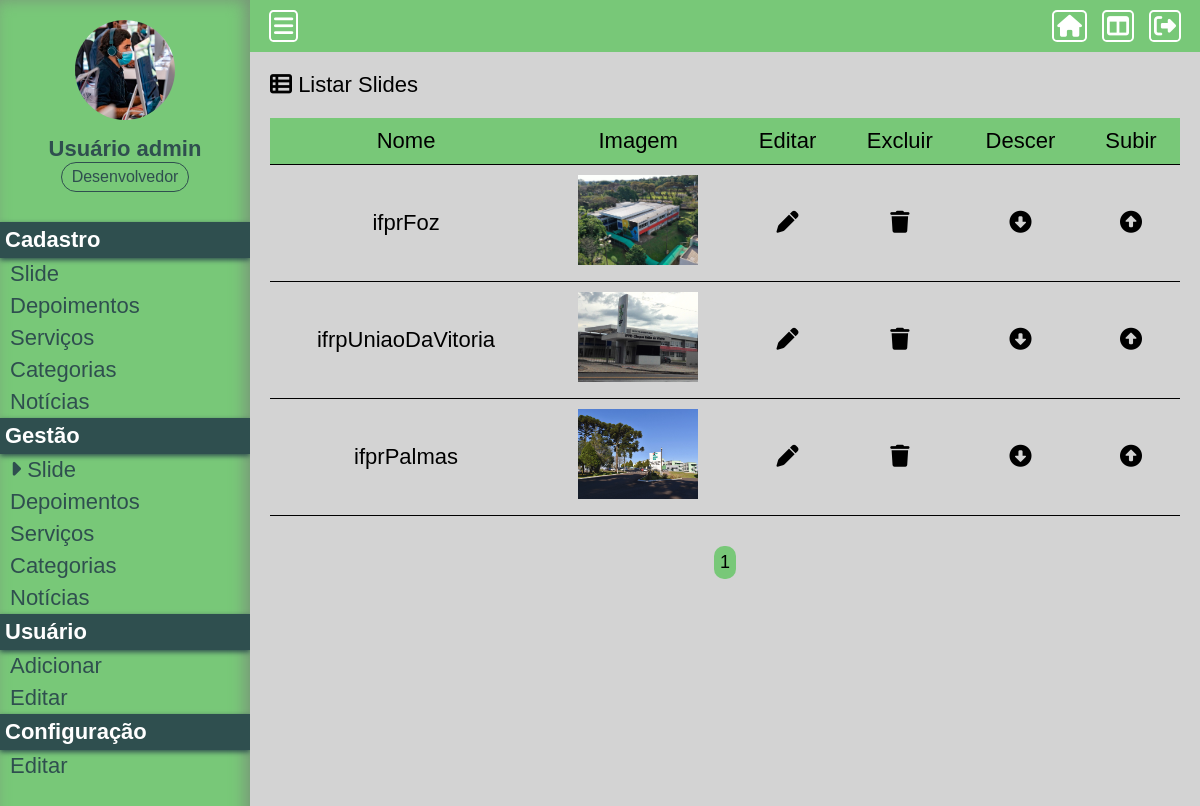
Page /Projeto01/painel/gerir-slide (signed in) on the earlier database version.
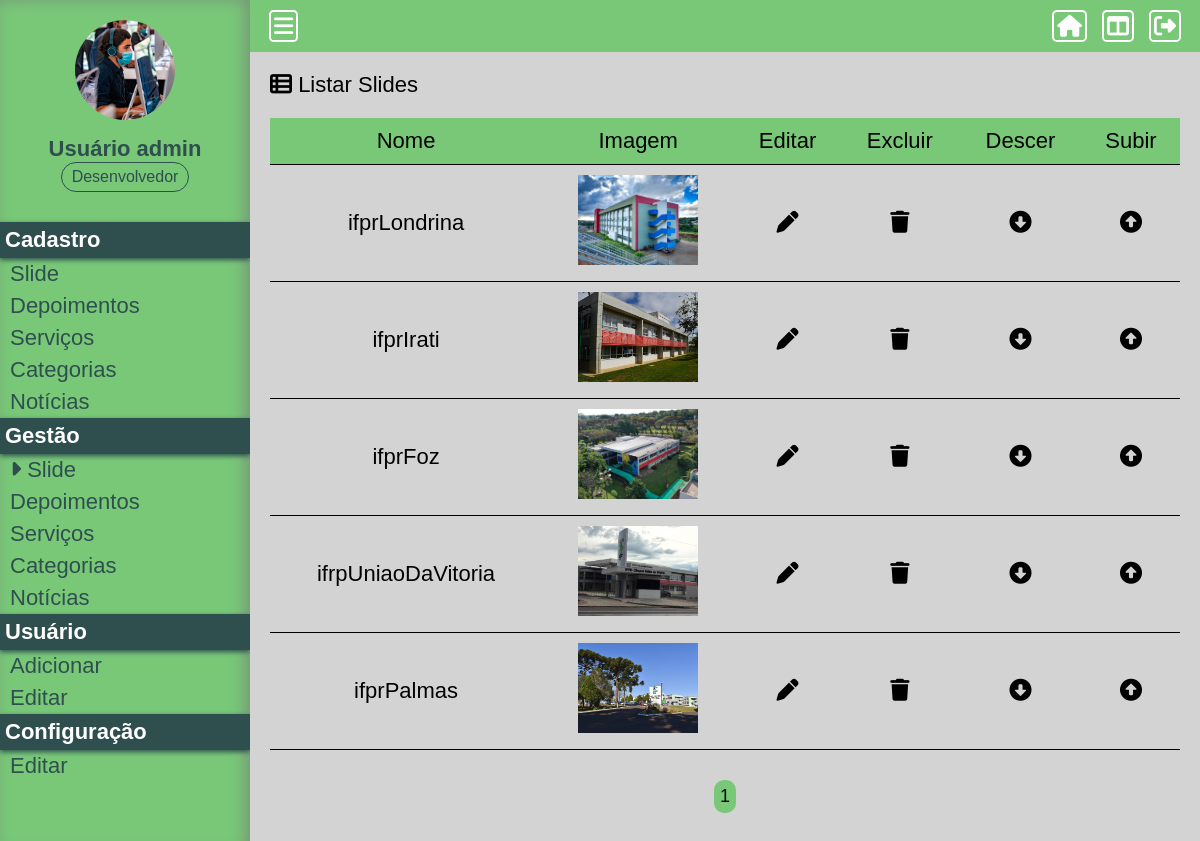
Same page on the later database version.
### Projeto01/assets/classes/MySql.php (called while the page is built)
<?php
    class MySql {
        private static $pdo;
        public static function conectar() {
            if(self::$pdo == null) {
                try {
                    self::$pdo = new PDO('mysql:host='.HOST.';dbname='.DATABASE, USER, PASSWORD, array(PDO::MYSQL_ATTR_INIT_COMMAND => "SET NAMES utf8"));
                    self::$pdo -> setAttribute(PDO::ATTR_ERRMODE, PDO::ERRMODE_EXCEPTION);
                } catch(\Throwable $th) {
                    echo '<h4>Não foi possível realizar a conexão com o banco de dados</h4>';
                }
            }
            return self::$pdo;
        }
    }
?>

### Projeto01/painel/pages/gerir-slide.php (the view, shortened to what this page needs)
<?php
	$paginaAtual = isset($_GET['pagina']) ? (int) $_GET['pagina'] : 1;
	$porPagina = 5;
	$slides = Painel::getAll(TABELA_SLIDES, (($paginaAtual - 1)*$porPagina), $porPagina);
?>
<div class="box-content">
	<h2><i class="fa-solid fa-table-list"></i> Listar Slides</h2>
	<div class="wraper-table">
		<table>
			<tr>
				<td>Nome</td>
				<td>Imagem</td>
				<td>Editar</td>
				<td>Excluir</td>
				<td>Descer</td>
				<td>Subir</td>
			</tr>
			<?php foreach($slides as $key => $value) {?>
			<tr>
				<td><?php echo $value['nome']?></td>
				<td><img class="img-gerir-slide" src="<?php echo INCLUDE_PATH_PAINEL.'uploads/'.$value['slide'];?>" alt="<?php echo $value['slide'];?>"></td>
				<td><a href="<?php echo INCLUDE_PATH_PAINEL ?>editar-slide?id=<?php echo $value['id'];?>" class="edit"><i class="fa-solid fa-pen"></i></a></td>
				<td><a actionBtn="delete" href="<?php echo INCLUDE_PATH_PAINEL ?>gerir-slide?excluir=<?php echo $value['id'];?>" class="delete"><i class="fa-solid fa-trash"></i></a></td>
				<td><a href="<?php echo INCLUDE_PATH_PAINEL;?>gerir-slide?order=up&id=<?php echo $value['id'];?>" class="order-down"><i class="fa-solid fa-circle-down"></i></a></td>
				<td><a href="<?php echo INCLUDE_PATH_PAINEL;?>gerir-slide?order=down&id=<?php echo $value['id'];?>" class="order-up"><i class="fa-solid fa-circle-up"></i></a></td>
			</tr>
			<?php }?>
		</table>
	</div>
	<div class="paginacao">
		<?php
		$totalPaginas = ceil(count(Painel::getAll(TABELA_SLIDES)) / $porPagina);
		for($i = 1; $i <= $totalPaginas; $i++) {
			if($i == $paginaAtual)
				echo '<a href="'.INCLUDE_PATH_PAINEL.'gerir-slide?pagina='.$i.'" class="page-selected">'.$i.'</a>';
			else
				echo '<a href="'.INCLUDE_PATH_PAINEL.'gerir-slide?pagina='.$i.'">'.$i.'</a>';
		}
		?>
	</div>
</div>

### Projeto01/painel/index.php
<?php
    include('../config.php');
    if(Painel::logado() == false) {
        include('login.php');
    } else {
        include('main.php');
    }
?>

### Projeto01/painel/main.php (shortened to what this page needs)
<!DOCTYPE html>
<html lang="en">
<head>
	<link rel="stylesheet" href="https://cdnjs.cloudflare.com/ajax/libs/font-awesome/6.6.0/css/all.min.css"
 />
	<link rel="stylesheet" href="<?php echo INCLUDE_PATH_PAINEL;?>css/style.css">
</head>
<body>
	<aside>
		<div class="box-usuario">
			<?php if($_SESSION['img'] == '') { ?>
			<div class="avatar-usuario">
				<a href="<?php echo INCLUDE_PATH_PAINEL;?>perfil">
					<i class="fa-solid fa-user"></i>
				</a>
			</div>
			<?php }else { ?>
			<div class="imagem-usuario">
				<a href="<?php echo INCLUDE_PATH_PAINEL;?>perfil">
					<img src="<?php echo INCLUDE_PATH_PAINEL;?>uploads/<?php echo $_SESSION['img'];?>">
				</a>
			</div>
			<?php } ?>
			<div class="nome-usuario">
				<h2><?php echo $_SESSION['nome']?></h2>
				<p><?php echo Painel::pegaCargo($_SESSION['cargo']);?></p>
			</div>
		</div>
		<div class="items-menu">
			<h2 <?php verificaPermissaoMenu(2)?>>Cadastro</h2>
			<a <?php verificaPermissaoMenu(2)?> href="<?php echo INCLUDE_PATH_PAINEL;?>cadastrar-slide"><?php selecionarMenu('cadastrar-slide')?> Slide</a>
			<a <?php verificaPermissaoMenu(2)?> href="<?php echo INCLUDE_PATH_PAINEL;?>cadastrar-depoimento"><?php selecionarMenu('cadastrar-depoimento')?> Depoimentos</a>
			<a <?php verificaPermissaoMenu(2)?> href="<?php echo INCLUDE_PATH_PAINEL;?>cadastrar-servico"><?php selecionarMenu('cadastrar-servico')?> Serviços</a>
			<a <?php verificaPermissaoMenu(2)?> href="<?php echo INCLUDE_PATH_PAINEL;?>cadastrar-categoria"><?php selecionarMenu('cadastrar-categoria')?> Categorias</a>
			<a <?php verificaPermissaoMenu(2)?> href="<?php echo INCLUDE_PATH_PAINEL;?>cadastrar-noticia"><?php selecionarMenu('cadastrar-noticia')?> Notícias</a>
			<h2 <?php verificaPermissaoMenu(2)?>>Gestão</h2>
			<a <?php verificaPermissaoMenu(2)?> href="<?php echo INCLUDE_PATH_PAINEL;?>gerir-slide"><?php selecionarMenu('gerir-slide')?> Slide</a>
			<a <?php verificaPermissaoMenu(2)?> href="<?php echo INCLUDE_PATH_PAINEL;?>gerir-depoimento"><?php selecionarMenu('gerir-depoimento')?> Depoimentos</a>
			<a <?php verificaPermissaoMenu(2)?> href="<?php echo INCLUDE_PATH_PAINEL;?>gerir-servico"><?php selecionarMenu('gerir-servico')?> Serviços</a>
			<a <?php verificaPermissaoMenu(2)?> href="<?php echo INCLUDE_PATH_PAINEL;?>gerir-categoria"><?php selecionarMenu('gerir-categoria')?> Categorias</a>
			<a <?php verificaPermissaoMenu(2)?> href="<?php echo INCLUDE_PATH_PAINEL;?>gerir-noticia"><?php selecionarMenu('gerir-noticia')?> Notícias</a>
			<h2>Usuário</h2>
			<a <?php verificaPermissaoMenu(2)?> href="<?php echo INCLUDE_PATH_PAINEL;?>adicionar-usuario"><?php selecionarMenu('adicionar-usuario')?> Adicionar</a>
			<a href="<?php echo INCLUDE_PATH_PAINEL;?>editar-usuario"><?php selecionarMenu('editar-usuario')?> Editar</a>
			<h2 <?php verificaPermissaoMenu(3)?>>Configuração</h2>
			<a <?php verificaPermissaoMenu(3)?> href="<?php echo INCLUDE_PATH_PAINEL;?>editar-configuracao"><?php selecionarMenu('editar-configuracao')?> Editar</a>
		</div>
	</aside>
	<header>
		<div class="center">
			<div class="menu-btn header-button">
				<i class="fa-solid fa-bars"></i>
			</div>
		</div>
		<div class="center">
			<div class="logout header-button">
				<a href="<?php echo INCLUDE_PATH_PAINEL;?>?logout">
					<i class="fa-solid fa-right-from-bracket"></i>
				</a>
			</div>
			<div class="home-btn header-button" <?php verificaPermissaoMenu(1)?>>
				<a href="<?php echo INCLUDE_PATH_PAINEL;?>">
					<i class="fa-solid fa-table-columns"></i>
				</a>
			</div>
			<div class="home-page-btn header-button">
				<a href="<?php echo INCLUDE_PATH;?>">
					<i class="fa-solid fa-house"></i>
				</a>
			</div>
		</div>
	</header>
	<div class="content">
		<?php
			Painel::loadPage();
		?>
	</div>
</body>
</html>

### Projeto01/config.php (shortened to what this page needs)
<?php
	function selecionarMenu($menuItem) {
		$url = explode('/',@$_GET['url'])[0];
		if($url == $menuItem) {
			echo '<i class="fa-solid fa-caret-right"></i>';
		}
	}
	function verificaPermissaoMenu($permissao) {
		if($_SESSION['cargo'] >= $permissao) {
			return true;
	   }else {
			echo 'style="display:none"';
	   }
	}
?>

### Projeto01/assets/classes/Painel.php (shortened to what this page needs)
<?php
	class Painel {
		public static $cargos = [
			'0' => 'Usuário',
			'1' => 'Funcionário',
			'2' => 'Gerente',
			'3' => 'CEO',
			'4' => 'Desenvolvedor'
		];
		public static function pegaCargo($cargo) {
			return Painel::$cargos[$cargo];
		}
		public static function logado() {
			return isset($_SESSION['login']) ? true : false;
		}
		public static function loadPage() {
			if(isset($_GET['url'])) {
				$url = explode('/', $_GET['url']);
				if(file_exists('pages/'.$url[0].'.php')) {
					include('pages/'.$url[0].'.php');
				} else {
					header('Location: '.INCLUDE_PATH_PAINEL);
				}
			} else {
				if($_SESSION['cargo'] == 0) {
					include('pages/perfil.php');
				}else {
					include('pages/home.php');
				}
			}
		}
		public static function getAll($tabela, $start = null, $end = null) {
			if($start === null || $end === null) {
				$sql = MySql::conectar()->prepare("SELECT * FROM `$tabela` ORDER BY order_id DESC;");
				$sql->execute();
			}else {
				$sql = MySql::conectar()->prepare("SELECT * FROM `$tabela` ORDER BY order_id DESC LIMIT $start, $end;");
				$sql->execute();
			}
			return $sql->fetchAll();
		}
	}
?>

### Projeto01/painel/css/style.css (style rules this page uses)
* { margin: 0; padding: 0; box-sizing: border-box; font-size: 22px; font-family: sans-serif; }
html, body { height: 100%; background-color: lightgrey; }
.center { margin: 0 auto; padding: 0 2%; }
aside { left: 0; top: 0; position: fixed; padding-top: 20px; overflow-y: auto; height: 100%; width: 250px; background-color: rgb(120, 200, 120); box-shadow: -5px 0px 15px rgb(120, 150, 120) inset; }
div.box-usuario { text-align: center; }
.imagem-usuario { display: inline-block; width: 100px; height: 100px; position: relative; }
.imagem-usuario img { position: absolute; left: 0; top: 0; width: 100%; height: 100%; border-radius: 50%; object-fit: cover; }
.nome-usuario { margin: 10px 0; color: darkslategray; }
.nome-usuario p { display: inline-block; font-size: 16px; border: 0.5px solid darkslategray; padding: 5px 10px; border-radius: 50px; }
header { position: relative; left: 250px; padding: 10px 0; background-color: rgb(120, 200, 120); width: calc(100% - 250px); }
.logout { float: right; }
.logout a { color: white; font: 20px; }
.menu-btn { float: left; cursor: pointer; color: white; }
.home-btn { float: right; }
.home-btn a { color: white; font: 20px; margin-right: 15px; }
.home-page-btn { float: right; }
.home-page-btn a { color: white; font: 20px; margin-right: 15px; }
.header-button i { border: 2px solid white; border-radius: 15%; padding: 3px; }
.content { width: calc(100% - 250px); left: 250px; position: relative; min-height: 100vh; background-color: lightgray; }
.box-content { padding: 20px; }
.box-content h2 { font-weight: 300; font: 22px; }
.items-menu { margin-top: 30px; }
.items-menu h2 { text-align: left; padding: 5px; color: white; background-color: darkslategray; box-shadow: 0px 2px 5px darkslategray; }
.items-menu a { display: block; padding: 3px 10px; text-decoration: none; color: darkslategray; transition: all 0.2s ease; }
table { margin: 20px 0; width: 100%; border-collapse: collapse; text-align: center; }
table tr:nth-of-type(1) { background-color: rgb(120, 200, 120); }
table tr { border-bottom: 1px solid black; }
table td { padding: 10px; }
.edit, .delete, .order-up, .order-down { color: black; padding: 10px; }
.paginacao { margin: 10px 0; text-align: center;; }
.paginacao a { font-size: 18px; margin: 0 5px; display: inline-block; padding: 6px; border-radius: 10px; background-color: lightsteelblue; text-decoration: none; color: black; }
.paginacao a.page-selected { background-color: rgb(120, 200, 120); }
.wraper-table { overflow: auto; }
.img-gerir-slide { height: 90px; width: 120px; margin: 0; padding: 0; object-fit: cover; }

Differences in the rows shown:
added tb_admin.slides: nome "ifprLondrina", slide (picture)
added tb_admin.slides: nome "ifprIrati", slide (picture)
